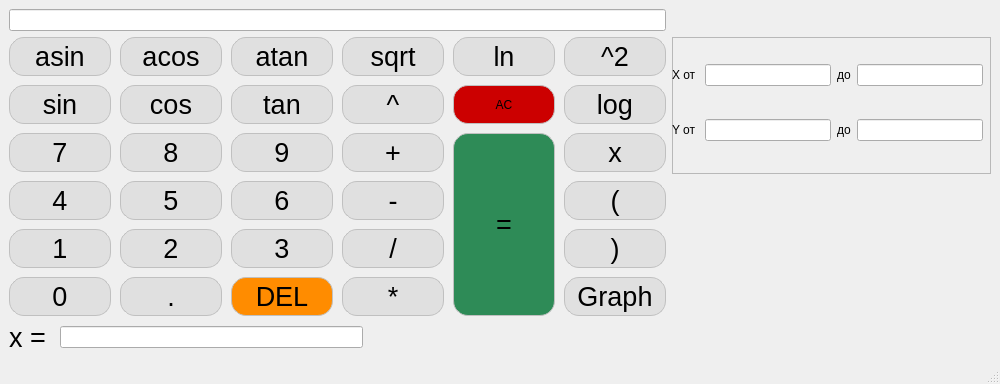
<?xml version="1.0" encoding="UTF-8"?>
<ui version="4.0">
 <class>smart_calc_ui</class>
 <widget class="QMainWindow" name="smart_calc_ui">
  <property name="geometry">
   <rect>
    <x>0</x>
    <y>0</y>
    <width>1000</width>
    <height>384</height>
   </rect>
  </property>
  <property name="windowTitle">
   <string>smart_calc_ui</string>
  </property>
  <widget class="QWidget" name="centralwidget">
   <layout class="QGridLayout" name="gridLayout">
    <item row="2" column="1" rowspan="2">
     <widget class="QCustomPlot" name="custom_plot" native="true"/>
    </item>
    <item row="0" column="0">
     <widget class="QLineEdit" name="output_field">
      <property name="maxLength">
       <number>255</number>
      </property>
      <property name="readOnly">
       <bool>true</bool>
      </property>
     </widget>
    </item>
    <item row="3" column="0">
     <layout class="QHBoxLayout" name="horizontalLayout">
      <item>
       <widget class="QLabel" name="label123">
        <property name="font">
         <font>
          <pointsize>20</pointsize>
         </font>
        </property>
        <property name="text">
         <string>x = </string>
        </property>
       </widget>
      </item>
      <item>
       <widget class="QLineEdit" name="x_field"/>
      </item>
      <item>
       <spacer name="horizontalSpacer">
        <property name="orientation">
         <enum>Qt::Horizontal</enum>
        </property>
        <property name="sizeHint" stdset="0">
         <size>
          <width>40</width>
          <height>20</height>
         </size>
        </property>
       </spacer>
      </item>
     </layout>
    </item>
    <item row="0" column="1">
     <spacer name="horizontalSpacer_2">
      <property name="orientation">
       <enum>Qt::Horizontal</enum>
      </property>
      <property name="sizeHint" stdset="0">
       <size>
        <width>40</width>
        <height>20</height>
       </size>
      </property>
     </spacer>
    </item>
    <item row="1" column="1">
     <widget class="QFrame" name="border_plot">
      <property name="frameShape">
       <enum>QFrame::StyledPanel</enum>
      </property>
      <property name="frameShadow">
       <enum>QFrame::Raised</enum>
      </property>
      <widget class="QWidget" name="gridLayoutWidget">
       <property name="geometry">
        <rect>
         <x>0</x>
         <y>0</y>
         <width>311</width>
         <height>131</height>
        </rect>
       </property>
       <layout class="QGridLayout" name="gridLayout_6">
        <item row="0" column="2">
         <widget class="QLabel" name="label_2">
          <property name="text">
           <string>до</string>
          </property>
         </widget>
        </item>
        <item row="0" column="0">
         <widget class="QLabel" name="label">
          <property name="text">
           <string>X от </string>
          </property>
         </widget>
        </item>
        <item row="0" column="3">
         <widget class="QLineEdit" name="to_x_field"/>
        </item>
        <item row="0" column="1">
         <widget class="QLineEdit" name="from_x_field"/>
        </item>
        <item row="1" column="0">
         <widget class="QLabel" name="label_3">
          <property name="text">
           <string>Y от</string>
          </property>
         </widget>
        </item>
        <item row="1" column="1">
         <widget class="QLineEdit" name="from_y_field"/>
        </item>
        <item row="1" column="2">
         <widget class="QLabel" name="label_4">
          <property name="text">
           <string>до</string>
          </property>
         </widget>
        </item>
        <item row="1" column="3">
         <widget class="QLineEdit" name="to_y_field"/>
        </item>
       </layout>
      </widget>
     </widget>
    </item>
    <item row="1" column="0" rowspan="2">
     <layout class="QGridLayout" name="gridLayout_4">
      <property name="spacing">
       <number>9</number>
      </property>
      <item row="3" column="2">
       <widget class="QPushButton" name="num_5_button">
        <property name="sizePolicy">
         <sizepolicy hsizetype="Fixed" vsizetype="Preferred">
          <horstretch>0</horstretch>
          <verstretch>0</verstretch>
         </sizepolicy>
        </property>
        <property name="font">
         <font>
          <pointsize>20</pointsize>
          <kerning>true</kerning>
         </font>
        </property>
        <property name="styleSheet">
         <string notr="true">QPushButton { 
color: rgb(0, 0, 0);
background-color: rgb(224, 224, 224);
border-radius: 15px;               
border: 1px solid rgb(192,192,192);
min-width: 100% ;
}
QPushButton:hover {
background-color: argb(240, 240, 240);
}</string>
        </property>
        <property name="text">
         <string>5</string>
        </property>
       </widget>
      </item>
      <item row="4" column="3">
       <widget class="QPushButton" name="num_3_button">
        <property name="sizePolicy">
         <sizepolicy hsizetype="Fixed" vsizetype="Preferred">
          <horstretch>0</horstretch>
          <verstretch>0</verstretch>
         </sizepolicy>
        </property>
        <property name="font">
         <font>
          <pointsize>20</pointsize>
          <kerning>true</kerning>
         </font>
        </property>
        <property name="styleSheet">
         <string notr="true">QPushButton { 
color: rgb(0, 0, 0);
background-color: rgb(224, 224, 224);
border-radius: 15px;               
border: 1px solid rgb(192,192,192);
min-width: 100% ;
}
QPushButton:hover {
background-color: argb(240, 240, 240);
}</string>
        </property>
        <property name="text">
         <string>3</string>
        </property>
       </widget>
      </item>
      <item row="0" column="1">
       <widget class="QPushButton" name="asin_button">
        <property name="sizePolicy">
         <sizepolicy hsizetype="Minimum" vsizetype="Preferred">
          <horstretch>0</horstretch>
          <verstretch>0</verstretch>
         </sizepolicy>
        </property>
        <property name="font">
         <font>
          <pointsize>20</pointsize>
         </font>
        </property>
        <property name="styleSheet">
         <string notr="true">QPushButton { 
color: rgb(0, 0, 0);
background-color: rgb(224, 224, 224);
border-radius: 15px;               
border: 1px solid rgb(192,192,192);
min-width: 100% ;
}
QPushButton:hover {
background-color: argb(240, 240, 240);
}</string>
        </property>
        <property name="text">
         <string>asin</string>
        </property>
       </widget>
      </item>
      <item row="4" column="2">
       <widget class="QPushButton" name="num_2_button">
        <property name="sizePolicy">
         <sizepolicy hsizetype="Fixed" vsizetype="Preferred">
          <horstretch>0</horstretch>
          <verstretch>0</verstretch>
         </sizepolicy>
        </property>
        <property name="font">
         <font>
          <pointsize>20</pointsize>
          <kerning>true</kerning>
         </font>
        </property>
        <property name="styleSheet">
         <string notr="true">QPushButton { 
color: rgb(0, 0, 0);
background-color: rgb(224, 224, 224);
border-radius: 15px;               
border: 1px solid rgb(192,192,192);
min-width: 100% ;
}
QPushButton:hover {
background-color: argb(240, 240, 240);
}</string>
        </property>
        <property name="text">
         <string>2</string>
        </property>
       </widget>
      </item>
      <item row="3" column="1">
       <widget class="QPushButton" name="num_4_button">
        <property name="sizePolicy">
         <sizepolicy hsizetype="Fixed" vsizetype="Preferred">
          <horstretch>0</horstretch>
          <verstretch>0</verstretch>
         </sizepolicy>
        </property>
        <property name="font">
         <font>
          <pointsize>20</pointsize>
          <kerning>true</kerning>
         </font>
        </property>
        <property name="styleSheet">
         <string notr="true">QPushButton { 
color: rgb(0, 0, 0);
background-color: rgb(224, 224, 224);
border-radius: 15px;               
border: 1px solid rgb(192,192,192);
min-width: 100% ;
}
QPushButton:hover {
background-color: argb(240, 240, 240);
}</string>
        </property>
        <property name="text">
         <string>4</string>
        </property>
       </widget>
      </item>
      <item row="1" column="3">
       <widget class="QPushButton" name="tan_button">
        <property name="sizePolicy">
         <sizepolicy hsizetype="Fixed" vsizetype="Preferred">
          <horstretch>0</horstretch>
          <verstretch>0</verstretch>
         </sizepolicy>
        </property>
        <property name="font">
         <font>
          <pointsize>20</pointsize>
          <kerning>true</kerning>
         </font>
        </property>
        <property name="styleSheet">
         <string notr="true">QPushButton { 
color: rgb(0, 0, 0);
background-color: rgb(224, 224, 224);
border-radius: 15px;               
border: 1px solid rgb(192,192,192);
min-width: 100% ;
}
QPushButton:hover {
background-color: argb(240, 240, 240);
}</string>
        </property>
        <property name="text">
         <string>tan</string>
        </property>
       </widget>
      </item>
      <item row="1" column="5">
       <widget class="QPushButton" name="AC_button">
        <property name="sizePolicy">
         <sizepolicy hsizetype="Minimum" vsizetype="Preferred">
          <horstretch>0</horstretch>
          <verstretch>0</verstretch>
         </sizepolicy>
        </property>
        <property name="styleSheet">
         <string notr="true">QPushButton { 
color: rgb(0, 0, 0);
background-color: rgb(204, 0, 0);
border-radius: 15px;               
border: 1px solid rgb(192,192,192);
min-width: 100% ;
}
QPushButton:hover {
background-color: rgb(255, 102, 102);
}</string>
        </property>
        <property name="text">
         <string>AC</string>
        </property>
       </widget>
      </item>
      <item row="2" column="5" rowspan="4">
       <widget class="QPushButton" name="calculate_button">
        <property name="sizePolicy">
         <sizepolicy hsizetype="Fixed" vsizetype="Preferred">
          <horstretch>0</horstretch>
          <verstretch>0</verstretch>
         </sizepolicy>
        </property>
        <property name="font">
         <font>
          <pointsize>20</pointsize>
          <kerning>true</kerning>
         </font>
        </property>
        <property name="styleSheet">
         <string notr="true">QPushButton { 
color: rgb(0, 0, 0);
background-color: rgb(46,139,87);
border-radius: 15px;               
border: 1px solid rgb(192,192,192);
min-width: 100% ;
}
QPushButton:hover {
background-color: rgb(60,179,113);
}</string>
        </property>
        <property name="text">
         <string>=</string>
        </property>
       </widget>
      </item>
      <item row="5" column="4">
       <widget class="QPushButton" name="multiply_button">
        <property name="sizePolicy">
         <sizepolicy hsizetype="Fixed" vsizetype="Preferred">
          <horstretch>0</horstretch>
          <verstretch>0</verstretch>
         </sizepolicy>
        </property>
        <property name="font">
         <font>
          <pointsize>20</pointsize>
          <kerning>true</kerning>
         </font>
        </property>
        <property name="styleSheet">
         <string notr="true">QPushButton { 
color: rgb(0, 0, 0);
background-color: rgb(224, 224, 224);
border-radius: 15px;               
border: 1px solid rgb(192,192,192);
min-width: 100% ;
}
QPushButton:hover {
background-color: argb(240, 240, 240);
}</string>
        </property>
        <property name="text">
         <string>*</string>
        </property>
       </widget>
      </item>
      <item row="2" column="3">
       <widget class="QPushButton" name="num_9_button">
        <property name="sizePolicy">
         <sizepolicy hsizetype="Fixed" vsizetype="Preferred">
          <horstretch>0</horstretch>
          <verstretch>0</verstretch>
         </sizepolicy>
        </property>
        <property name="font">
         <font>
          <pointsize>20</pointsize>
          <kerning>true</kerning>
         </font>
        </property>
        <property name="styleSheet">
         <string notr="true">QPushButton { 
color: rgb(0, 0, 0);
background-color: rgb(224, 224, 224);
border-radius: 15px;               
border: 1px solid rgb(192,192,192);
min-width: 100% ;
}
QPushButton:hover {
background-color: argb(240, 240, 240);
}</string>
        </property>
        <property name="text">
         <string>9</string>
        </property>
       </widget>
      </item>
      <item row="0" column="2">
       <widget class="QPushButton" name="acos_button">
        <property name="sizePolicy">
         <sizepolicy hsizetype="Fixed" vsizetype="Preferred">
          <horstretch>0</horstretch>
          <verstretch>0</verstretch>
         </sizepolicy>
        </property>
        <property name="font">
         <font>
          <pointsize>20</pointsize>
          <kerning>true</kerning>
         </font>
        </property>
        <property name="styleSheet">
         <string notr="true">QPushButton { 
color: rgb(0, 0, 0);
background-color: rgb(224, 224, 224);
border-radius: 15px;               
border: 1px solid rgb(192,192,192);
min-width: 100% ;
}
QPushButton:hover {
background-color: argb(240, 240, 240);
}</string>
        </property>
        <property name="text">
         <string>acos</string>
        </property>
       </widget>
      </item>
      <item row="2" column="2">
       <widget class="QPushButton" name="num_8_button">
        <property name="sizePolicy">
         <sizepolicy hsizetype="Fixed" vsizetype="Preferred">
          <horstretch>0</horstretch>
          <verstretch>0</verstretch>
         </sizepolicy>
        </property>
        <property name="font">
         <font>
          <pointsize>20</pointsize>
          <kerning>true</kerning>
         </font>
        </property>
        <property name="styleSheet">
         <string notr="true">QPushButton { 
color: rgb(0, 0, 0);
background-color: rgb(224, 224, 224);
border-radius: 15px;               
border: 1px solid rgb(192,192,192);
min-width: 100% ;
}
QPushButton:hover {
background-color: argb(240, 240, 240);
}</string>
        </property>
        <property name="text">
         <string>8</string>
        </property>
       </widget>
      </item>
      <item row="5" column="1">
       <widget class="QPushButton" name="num_0_button">
        <property name="sizePolicy">
         <sizepolicy hsizetype="Fixed" vsizetype="Preferred">
          <horstretch>0</horstretch>
          <verstretch>0</verstretch>
         </sizepolicy>
        </property>
        <property name="font">
         <font>
          <pointsize>20</pointsize>
          <kerning>true</kerning>
         </font>
        </property>
        <property name="styleSheet">
         <string notr="true">QPushButton { 
color: rgb(0, 0, 0);
background-color: rgb(224, 224, 224);
border-radius: 15px;               
border: 1px solid rgb(192,192,192);
min-width: 100% ;
}
QPushButton:hover {
background-color: argb(240, 240, 240);
}</string>
        </property>
        <property name="text">
         <string>0</string>
        </property>
       </widget>
      </item>
      <item row="1" column="4">
       <widget class="QPushButton" name="pow_button">
        <property name="sizePolicy">
         <sizepolicy hsizetype="Fixed" vsizetype="Preferred">
          <horstretch>0</horstretch>
          <verstretch>0</verstretch>
         </sizepolicy>
        </property>
        <property name="font">
         <font>
          <pointsize>20</pointsize>
          <kerning>true</kerning>
         </font>
        </property>
        <property name="layoutDirection">
         <enum>Qt::LeftToRight</enum>
        </property>
        <property name="styleSheet">
         <string notr="true">QPushButton { 
color: rgb(0, 0, 0);
background-color: rgb(224, 224, 224);
border-radius: 15px;               
border: 1px solid rgb(192,192,192);
min-width: 100% ;
}
QPushButton:hover {
background-color: argb(240, 240, 240);
}</string>
        </property>
        <property name="text">
         <string>^</string>
        </property>
       </widget>
      </item>
      <item row="0" column="3">
       <widget class="QPushButton" name="atan_button">
        <property name="sizePolicy">
         <sizepolicy hsizetype="Fixed" vsizetype="Preferred">
          <horstretch>0</horstretch>
          <verstretch>0</verstretch>
         </sizepolicy>
        </property>
        <property name="font">
         <font>
          <pointsize>20</pointsize>
          <kerning>true</kerning>
         </font>
        </property>
        <property name="styleSheet">
         <string notr="true">QPushButton { 
color: rgb(0, 0, 0);
background-color: rgb(224, 224, 224);
border-radius: 15px;               
border: 1px solid rgb(192,192,192);
min-width: 100% ;
}
QPushButton:hover {
background-color: argb(240, 240, 240);
}</string>
        </property>
        <property name="text">
         <string>atan</string>
        </property>
       </widget>
      </item>
      <item row="3" column="4">
       <widget class="QPushButton" name="minus_button">
        <property name="sizePolicy">
         <sizepolicy hsizetype="Fixed" vsizetype="Preferred">
          <horstretch>0</horstretch>
          <verstretch>0</verstretch>
         </sizepolicy>
        </property>
        <property name="font">
         <font>
          <pointsize>20</pointsize>
          <kerning>true</kerning>
         </font>
        </property>
        <property name="styleSheet">
         <string notr="true">QPushButton { 
color: rgb(0, 0, 0);
background-color: rgb(224, 224, 224);
border-radius: 15px;               
border: 1px solid rgb(192,192,192);
min-width: 100% ;
}
QPushButton:hover {
background-color: argb(240, 240, 240);
}</string>
        </property>
        <property name="text">
         <string>-</string>
        </property>
       </widget>
      </item>
      <item row="0" column="4">
       <widget class="QPushButton" name="sqrt_button">
        <property name="sizePolicy">
         <sizepolicy hsizetype="Fixed" vsizetype="Preferred">
          <horstretch>0</horstretch>
          <verstretch>0</verstretch>
         </sizepolicy>
        </property>
        <property name="font">
         <font>
          <pointsize>20</pointsize>
          <kerning>true</kerning>
         </font>
        </property>
        <property name="styleSheet">
         <string notr="true">QPushButton { 
color: rgb(0, 0, 0);
background-color: rgb(224, 224, 224);
border-radius: 15px;               
border: 1px solid rgb(192,192,192);
min-width: 100% ;
}
QPushButton:hover {
background-color: argb(240, 240, 240);
}</string>
        </property>
        <property name="text">
         <string>sqrt</string>
        </property>
       </widget>
      </item>
      <item row="4" column="1">
       <widget class="QPushButton" name="num_1_button">
        <property name="sizePolicy">
         <sizepolicy hsizetype="Fixed" vsizetype="Preferred">
          <horstretch>0</horstretch>
          <verstretch>0</verstretch>
         </sizepolicy>
        </property>
        <property name="font">
         <font>
          <pointsize>20</pointsize>
          <kerning>true</kerning>
         </font>
        </property>
        <property name="styleSheet">
         <string notr="true">QPushButton { 
color: rgb(0, 0, 0);
background-color: rgb(224, 224, 224);
border-radius: 15px;               
border: 1px solid rgb(192,192,192);
min-width: 100% ;
}
QPushButton:hover {
background-color: argb(240, 240, 240);
}</string>
        </property>
        <property name="text">
         <string>1</string>
        </property>
       </widget>
      </item>
      <item row="4" column="6">
       <widget class="QPushButton" name="right_bracket_button">
        <property name="sizePolicy">
         <sizepolicy hsizetype="Preferred" vsizetype="Preferred">
          <horstretch>0</horstretch>
          <verstretch>0</verstretch>
         </sizepolicy>
        </property>
        <property name="font">
         <font>
          <pointsize>20</pointsize>
         </font>
        </property>
        <property name="styleSheet">
         <string notr="true">QPushButton { 
color: rgb(0, 0, 0);
background-color: rgb(224, 224, 224);
border-radius: 15px;               
border: 1px solid rgb(192,192,192);
min-width: 100% ;
}
QPushButton:hover {
background-color: argb(240, 240, 240);
}</string>
        </property>
        <property name="text">
         <string>)</string>
        </property>
       </widget>
      </item>
      <item row="0" column="5">
       <widget class="QPushButton" name="ln_button">
        <property name="sizePolicy">
         <sizepolicy hsizetype="Preferred" vsizetype="Preferred">
          <horstretch>0</horstretch>
          <verstretch>0</verstretch>
         </sizepolicy>
        </property>
        <property name="font">
         <font>
          <pointsize>20</pointsize>
          <kerning>true</kerning>
         </font>
        </property>
        <property name="styleSheet">
         <string notr="true">QPushButton { 
color: rgb(0, 0, 0);
background-color: rgb(224, 224, 224);
border-radius: 15px;               
border: 1px solid rgb(192,192,192);
min-width: 100% ;
}
QPushButton:hover {
background-color: argb(240, 240, 240);
}</string>
        </property>
        <property name="text">
         <string>ln</string>
        </property>
       </widget>
      </item>
      <item row="3" column="3">
       <widget class="QPushButton" name="num_6_button">
        <property name="sizePolicy">
         <sizepolicy hsizetype="Fixed" vsizetype="Preferred">
          <horstretch>0</horstretch>
          <verstretch>0</verstretch>
         </sizepolicy>
        </property>
        <property name="font">
         <font>
          <pointsize>20</pointsize>
          <kerning>true</kerning>
         </font>
        </property>
        <property name="styleSheet">
         <string notr="true">QPushButton { 
color: rgb(0, 0, 0);
background-color: rgb(224, 224, 224);
border-radius: 15px;               
border: 1px solid rgb(192,192,192);
min-width: 100% ;
}
QPushButton:hover {
background-color: argb(240, 240, 240);
}</string>
        </property>
        <property name="text">
         <string>6</string>
        </property>
       </widget>
      </item>
      <item row="0" column="6">
       <widget class="QPushButton" name="pow_2_button">
        <property name="sizePolicy">
         <sizepolicy hsizetype="Preferred" vsizetype="Preferred">
          <horstretch>0</horstretch>
          <verstretch>0</verstretch>
         </sizepolicy>
        </property>
        <property name="font">
         <font>
          <pointsize>20</pointsize>
          <kerning>true</kerning>
         </font>
        </property>
        <property name="styleSheet">
         <string notr="true">QPushButton { 
color: rgb(0, 0, 0);
background-color: rgb(224, 224, 224);
border-radius: 15px;               
border: 1px solid rgb(192,192,192);
min-width: 100% ;
}
QPushButton:hover {
background-color: argb(240, 240, 240);
}</string>
        </property>
        <property name="text">
         <string>^2</string>
        </property>
       </widget>
      </item>
      <item row="2" column="4">
       <widget class="QPushButton" name="plus_button">
        <property name="sizePolicy">
         <sizepolicy hsizetype="Fixed" vsizetype="Preferred">
          <horstretch>0</horstretch>
          <verstretch>0</verstretch>
         </sizepolicy>
        </property>
        <property name="font">
         <font>
          <pointsize>20</pointsize>
          <kerning>true</kerning>
         </font>
        </property>
        <property name="styleSheet">
         <string notr="true">QPushButton { 
color: rgb(0, 0, 0);
background-color: rgb(224, 224, 224);
border-radius: 15px;               
border: 1px solid rgb(192,192,192);
min-width: 100% ;
}
QPushButton:hover {
background-color: argb(240, 240, 240);
}</string>
        </property>
        <property name="text">
         <string>+</string>
        </property>
       </widget>
      </item>
      <item row="5" column="2">
       <widget class="QPushButton" name="dot_button">
        <property name="sizePolicy">
         <sizepolicy hsizetype="Fixed" vsizetype="Preferred">
          <horstretch>0</horstretch>
          <verstretch>0</verstretch>
         </sizepolicy>
        </property>
        <property name="font">
         <font>
          <pointsize>20</pointsize>
          <kerning>true</kerning>
         </font>
        </property>
        <property name="styleSheet">
         <string notr="true">QPushButton { 
color: rgb(0, 0, 0);
background-color: rgb(224, 224, 224);
border-radius: 15px;               
border: 1px solid rgb(192,192,192);
min-width: 100% ;
}
QPushButton:hover {
background-color: argb(240, 240, 240);
}</string>
        </property>
        <property name="text">
         <string>.</string>
        </property>
       </widget>
      </item>
      <item row="1" column="6">
       <widget class="QPushButton" name="log_button">
        <property name="sizePolicy">
         <sizepolicy hsizetype="Preferred" vsizetype="Preferred">
          <horstretch>0</horstretch>
          <verstretch>0</verstretch>
         </sizepolicy>
        </property>
        <property name="font">
         <font>
          <pointsize>20</pointsize>
          <kerning>true</kerning>
         </font>
        </property>
        <property name="styleSheet">
         <string notr="true">QPushButton { 
color: rgb(0, 0, 0);
background-color: rgb(224, 224, 224);
border-radius: 15px;               
border: 1px solid rgb(192,192,192);
min-width: 100% ;
}
QPushButton:hover {
background-color: argb(240, 240, 240);
}</string>
        </property>
        <property name="text">
         <string>log</string>
        </property>
       </widget>
      </item>
      <item row="2" column="1">
       <widget class="QPushButton" name="num_7_button">
        <property name="sizePolicy">
         <sizepolicy hsizetype="Fixed" vsizetype="Preferred">
          <horstretch>0</horstretch>
          <verstretch>0</verstretch>
         </sizepolicy>
        </property>
        <property name="font">
         <font>
          <pointsize>20</pointsize>
          <kerning>true</kerning>
         </font>
        </property>
        <property name="styleSheet">
         <string notr="true">QPushButton { 
color: rgb(0, 0, 0);
background-color: rgb(224, 224, 224);
border-radius: 15px;               
border: 1px solid rgb(192,192,192);
min-width: 100% ;
}
QPushButton:hover {
background-color: argb(240, 240, 240);
}</string>
        </property>
        <property name="text">
         <string>7</string>
        </property>
       </widget>
      </item>
      <item row="1" column="1">
       <widget class="QPushButton" name="sin_button">
        <property name="sizePolicy">
         <sizepolicy hsizetype="Fixed" vsizetype="Preferred">
          <horstretch>0</horstretch>
          <verstretch>0</verstretch>
         </sizepolicy>
        </property>
        <property name="font">
         <font>
          <pointsize>20</pointsize>
          <kerning>true</kerning>
         </font>
        </property>
        <property name="styleSheet">
         <string notr="true">QPushButton { 
color: rgb(0, 0, 0);
background-color: rgb(224, 224, 224);
border-radius: 15px;               
border: 1px solid rgb(192,192,192);
min-width: 100% ;
}
QPushButton:hover {
background-color: argb(240, 240, 240);
}</string>
        </property>
        <property name="text">
         <string>sin</string>
        </property>
       </widget>
      </item>
      <item row="1" column="2">
       <widget class="QPushButton" name="cos_button">
        <property name="sizePolicy">
         <sizepolicy hsizetype="Fixed" vsizetype="Preferred">
          <horstretch>0</horstretch>
          <verstretch>0</verstretch>
         </sizepolicy>
        </property>
        <property name="font">
         <font>
          <pointsize>20</pointsize>
          <kerning>true</kerning>
         </font>
        </property>
        <property name="styleSheet">
         <string notr="true">QPushButton { 
color: rgb(0, 0, 0);
background-color: rgb(224, 224, 224);
border-radius: 15px;               
border: 1px solid rgb(192,192,192);
min-width: 100% ;
}
QPushButton:hover {
background-color: argb(240, 240, 240);
}</string>
        </property>
        <property name="text">
         <string>cos</string>
        </property>
       </widget>
      </item>
      <item row="5" column="3">
       <widget class="QPushButton" name="erase_button">
        <property name="sizePolicy">
         <sizepolicy hsizetype="Fixed" vsizetype="Preferred">
          <horstretch>0</horstretch>
          <verstretch>0</verstretch>
         </sizepolicy>
        </property>
        <property name="font">
         <font>
          <pointsize>20</pointsize>
          <kerning>true</kerning>
         </font>
        </property>
        <property name="styleSheet">
         <string notr="true">QPushButton { 
color: rgb(0, 0, 0);
background-color: rgb(255,140,0);
border-radius: 15px;               
border: 1px solid rgb(192,192,192);
min-width: 100% ;
}
QPushButton:hover {
background-color: rgb(255,165,0);
}</string>
        </property>
        <property name="text">
         <string>DEL</string>
        </property>
       </widget>
      </item>
      <item row="4" column="4">
       <widget class="QPushButton" name="divide_button">
        <property name="sizePolicy">
         <sizepolicy hsizetype="Fixed" vsizetype="Preferred">
          <horstretch>0</horstretch>
          <verstretch>0</verstretch>
         </sizepolicy>
        </property>
        <property name="font">
         <font>
          <pointsize>20</pointsize>
          <kerning>true</kerning>
         </font>
        </property>
        <property name="styleSheet">
         <string notr="true">QPushButton { 
color: rgb(0, 0, 0);
background-color: rgb(224, 224, 224);
border-radius: 15px;               
border: 1px solid rgb(192,192,192);
min-width: 100% ;
}
QPushButton:hover {
background-color: argb(240, 240, 240);
}</string>
        </property>
        <property name="text">
         <string>/</string>
        </property>
       </widget>
      </item>
      <item row="2" column="6">
       <widget class="QPushButton" name="x_button">
        <property name="sizePolicy">
         <sizepolicy hsizetype="Preferred" vsizetype="Preferred">
          <horstretch>0</horstretch>
          <verstretch>0</verstretch>
         </sizepolicy>
        </property>
        <property name="font">
         <font>
          <pointsize>20</pointsize>
         </font>
        </property>
        <property name="styleSheet">
         <string notr="true">QPushButton { 
color: rgb(0, 0, 0);
background-color: rgb(224, 224, 224);
border-radius: 15px;               
border: 1px solid rgb(192,192,192);
min-width: 100% ;
}
QPushButton:hover {
background-color: argb(240, 240, 240);
}</string>
        </property>
        <property name="text">
         <string>x</string>
        </property>
       </widget>
      </item>
      <item row="3" column="6">
       <widget class="QPushButton" name="left_bracket_button">
        <property name="sizePolicy">
         <sizepolicy hsizetype="Preferred" vsizetype="Preferred">
          <horstretch>0</horstretch>
          <verstretch>0</verstretch>
         </sizepolicy>
        </property>
        <property name="font">
         <font>
          <pointsize>20</pointsize>
          <kerning>true</kerning>
         </font>
        </property>
        <property name="styleSheet">
         <string notr="true">QPushButton { 
color: rgb(0, 0, 0);
background-color: rgb(224, 224, 224);
border-radius: 15px;               
border: 1px solid rgb(192,192,192);
min-width: 100% ;
}
QPushButton:hover {
background-color: argb(240, 240, 240);
}</string>
        </property>
        <property name="text">
         <string>(</string>
        </property>
       </widget>
      </item>
      <item row="5" column="6">
       <widget class="QPushButton" name="graph_button">
        <property name="sizePolicy">
         <sizepolicy hsizetype="Preferred" vsizetype="Preferred">
          <horstretch>0</horstretch>
          <verstretch>0</verstretch>
         </sizepolicy>
        </property>
        <property name="font">
         <font>
          <pointsize>20</pointsize>
         </font>
        </property>
        <property name="styleSheet">
         <string notr="true">QPushButton { 
color: rgb(0, 0, 0);
background-color: rgb(224, 224, 224);
border-radius: 15px;               
border: 1px solid rgb(192,192,192);
min-width: 100% ;
}
QPushButton:hover {
background-color: argb(240, 240, 240);
}</string>
        </property>
        <property name="text">
         <string>Graph</string>
        </property>
       </widget>
      </item>
     </layout>
    </item>
   </layout>
  </widget>
  <widget class="QMenuBar" name="menubar">
   <property name="geometry">
    <rect>
     <x>0</x>
     <y>0</y>
     <width>1000</width>
     <height>22</height>
    </rect>
   </property>
  </widget>
  <widget class="QStatusBar" name="statusbar"/>
 </widget>
 <customwidgets>
  <customwidget>
   <class>QCustomPlot</class>
   <extends>QWidget</extends>
   <header>qcustomplot.h</header>
   <container>1</container>
  </customwidget>
 </customwidgets>
 <resources/>
 <connections/>
</ui>
